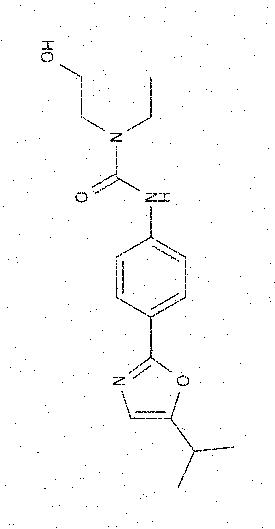
#> input picture Computer Vision/Assignments/assignment2/assets/noisy/chemical/inchi1.png, 275 x 529 px
$ python -i task1.py   (imports and definitions only)
#> lines starting #> are read from the running program, lines starting #| are printed output that depends on the picture; after the words box and inside, x2 and y2 are one past the last pixel; in counts of white or black regions, pixels touching at a corner belong together
import cv2 as cv
import matplotlib.pyplot as plt
import numpy as np


def task1():
    img = cv.imread('./assets/noisy/chemical/inchi1.png', cv.IMREAD_GRAYSCALE)
#> img: shape (529, 275); 98.8% white; black in thin lines or dots
    img = cv.adaptiveThreshold(img, 255, cv.ADAPTIVE_THRESH_GAUSSIAN_C, cv.THRESH_BINARY, 15, 2)

    usingMorphology(img)
#> in usingMorphology, `changedImage = cv.erode(img, kernel, iterations=1)`: changedImage: shape (529, 275); 95.5% white; 198 black regions (183 under 20 px), largest, box (x1, y1, x2, y2) and area: (115, 205, 189, 375) 1502, (120, 390, 235, 489) 816, (91, 145, 141, 195) 429
#> in usingMorphology, `changedImage = cv.dilate(changedImage, kernel, iterations=2)`: changedImage: shape (529, 275); 98.7% white; black in thin lines or dots
    usingSpatialFilters(img)
    usingFrequencyFilters(img)

    # Gets rid of salt and pepper noise the best, but at the same time letters are no longer readable
    gettingRidOfSaltAndPepper(img)

    # In my opinion, this combination of filters gets rid of salt and pepper noise the best
    # and at the same time letters are still readable
    bestPerformant(img)

    addNoiseAndRestore()


def usingMorphology(img):
    kernel = np.ones((3, 3), np.uint8)
    changedImage = cv.erode(img, kernel, iterations=1)

    kernel = np.ones((2, 2), np.uint8)
    changedImage = cv.dilate(changedImage, kernel, iterations=2)

    description = 'One iteration of erosion and two iterations of dilation.' \
                  'Although we could not get rid of pepper noise, ' \
                  'lines and letters are reconstructed better'
    plotAndSaveImage(img, changedImage, 'Morphology applied', 'usingMorphology', description)
#> in plotAndSaveImage, `plt.savefig(f'./generated/task1/{fileName}Plot.png', dpi=300)`:
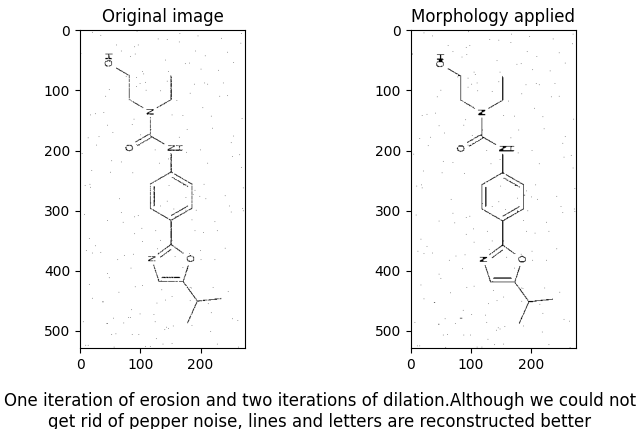
#> figure drawn by matplotlib, 2 panels
    return changedImage


def usingSpatialFilters(img):
    usingMeanFilter(img)
    usingMedianFilter(img)
    usingGaussianFilter(img)
    usingBilateralFilter(img)


def usingFrequencyFilters(img):
    # High pass filter
    genericFrequencyFilter(img, createHighPassFilter, 'High pass filter applied',
                           'usingHighPassFilter')

    # Low pass filter
    genericFrequencyFilter(img, createLowPassFilter, 'Low pass filter applied',
                           'usingLowPassFilter')

    # Band pass filter
    genericFrequencyFilter(img, createBandPassFilter, 'Band pass filter applied',
                           'usingBandPassFilter')


def usingMeanFilter(img):
    changedImage = cv.blur(img, (5, 5))

    plotAndSaveImage(img, changedImage, 'Mean filter applied', 'usingMeanFilter')

    return changedImage


def usingMedianFilter(img):
    # Higher values of ksize result in an almost white image
    changedImage = cv.medianBlur(img, 3)

    plotAndSaveImage(img, changedImage, 'Median filter applied', 'usingMedianFilter')

    return changedImage


def usingGaussianFilter(img):
    changedImage = cv.GaussianBlur(img, (7, 7), 0)

    plotAndSaveImage(img, changedImage, 'Gaussian filter applied', 'usingGaussianFilter')

    return changedImage


def usingBilateralFilter(img):
    changedImage = cv.bilateralFilter(img, 10, 100, 75)

    plotAndSaveImage(img, changedImage, 'Bilateral filter applied', 'usingBilateralFilter')

    return changedImage


def createHighPassFilter(img, fshift, high_cutoff=30, factor=2, **kwargs):
    rows, cols = img.shape
    crow, ccol = rows // 2, cols // 2

    # Create a high-pass filter with a default cutoff frequency of 30
    d = high_cutoff
    n = factor
    highpass = 1 / (1 + (d / np.sqrt((cols - ccol) ** 2 + (rows - crow) ** 2)) ** (2 * n))
    # Apply the filter to the Fourier spectrum
    filtered_spectrum = fshift * highpass
    return filtered_spectrum


def createLowPassFilter(img, fshift, low_cutoff=30, factor=2, **kwargs):
    rows, cols = img.shape
    crow, ccol = rows // 2, cols // 2

    # Create a low-pass filter with a default cutoff frequency of 30
    d = low_cutoff
    n = factor
    lowpass = 1 / (1 + ((np.sqrt((cols - ccol) ** 2 + (rows - crow) ** 2)) / d) ** (2 * n))
    # Apply the filter to the Fourier spectrum
    filtered_spectrum = fshift * lowpass
    return filtered_spectrum


def createBandPassFilter(img, fshift, low_cutoff=10, high_cutoff=80, factor=2):
    rows, cols = img.shape
    crow, ccol = rows // 2, cols // 2

    # Create a bandpass filter with a default lower cutoff frequency of 10 and default upper cutoff frequency of 80
    n = factor
    bandpass = 1 / (1 + (((cols - ccol) ** 2 + (rows - crow) ** 2) / high_cutoff ** 2) ** n) - 1 / (
            1 + (((cols - ccol) ** 2 + (rows - crow) ** 2) / low_cutoff ** 2) ** n)
    # Apply the filter to the Fourier spectrum
    filtered_spectrum = fshift * bandpass
    return filtered_spectrum


def genericFrequencyFilter(img, createFilterFunction, imageTitle, imageFileName, **kwargs):
    f = np.fft.fft2(img)
    fshift = np.fft.fftshift(f)

    filtered_spectrum = createFilterFunction(img, fshift, **kwargs)
    filtered_spectrum_img = np.log(1 + np.abs(filtered_spectrum))

    filtered_shift = np.fft.ifftshift(filtered_spectrum)
    filtered_img = np.fft.ifft2(filtered_shift)
    filtered_img = np.abs(filtered_img)

    plotAndSaveImageFrequencyFilter(img, filtered_spectrum_img, filtered_img, imageTitle,
                                    imageFileName)

    return filtered_img


def gettingRidOfSaltAndPepper(img):
    # Morphology
    kernel = np.ones((3, 3), np.uint8)
    erodeImgae = cv.erode(img, kernel, iterations=1)

    # Median filter
    medianBlur = cv.medianBlur(erodeImgae, 5)

    # Morphology
    diluteKernel = np.ones((2, 2), np.uint8)
    diluteImage = cv.dilate(medianBlur, diluteKernel, iterations=2)

    plt.subplot(1, 4, 1)
    plt.imshow(img, cmap='gray')
    plt.title('Original image')

    plt.subplot(1, 4, 2)
    plt.imshow(erodeImgae, cmap='gray')
    plt.title('Eroded image \n with kernel 3x3')

    plt.subplot(1, 4, 3)
    plt.imshow(medianBlur, cmap='gray')
    plt.title('Median blur \n with kernel 5x5')

    plt.subplot(1, 4, 4)
    plt.imshow(diluteImage, cmap='gray')
    plt.title('Diluted image \n with kernel 2x2 \n twice')

    cv.imwrite(f'generated/task1/gettingRidOfSaltAndPepper.png', diluteImage)

    plt.subplots_adjust(
        left=0.125,
        right=0.9,
        bottom=0.1,
        top=0.9,
        wspace=1,
        hspace=0.7,
    )

    plt.savefig(f'./generated/task1/gettingRidOfSaltAndPepperPlot.png', dpi=300)
    plt.show()


def bestPerformant(img):
    bilateralFilterImg = cv.bilateralFilter(img, 10, 100, 75)

    kernel = np.ones((3, 3), np.uint8)
    erodeImage = cv.erode(bilateralFilterImg, kernel, iterations=1)

    diluteKernel = np.ones((2, 2), np.uint8)
    diluteImage = cv.dilate(erodeImage, diluteKernel, iterations=2)

    plt.subplot(1, 4, 1)
    plt.imshow(img, cmap='gray')
    plt.title('Original image')

    plt.subplot(1, 4, 2)
    plt.imshow(bilateralFilterImg, cmap='gray')
    plt.title('Bilateral filter \n applied')

    plt.subplot(1, 4, 3)
    plt.imshow(erodeImage, cmap='gray')
    plt.title('Eroded image \n with kernel \n 3x3')

    plt.subplot(1, 4, 4)
    plt.imshow(diluteImage, cmap='gray')
    plt.title('Diluted image \n with kernel \n 2x2 twice')

    cv.imwrite(f'generated/task1/bestPerformant.png', diluteImage)

    plt.subplots_adjust(
        left=0.125,
        right=0.9,
        bottom=0.1,
        top=0.9,
        wspace=1,
        hspace=0.7,
    )

    plt.savefig(f'./generated/task1/bestPerformantPlot.png', dpi=300)
    plt.show()


def addNoiseAndRestore():
    img = cv.imread('assets/IMG_4111.jpg')
    img = cv.cvtColor(img, cv.COLOR_RGB2BGR)

    # Add Gaussian noise
    mean = 0
    sigma = 15
    noise = (np.random.normal(mean, sigma, img.shape)).astype('uint8')
    noisy_img = img + noise

    restoreImageBy9 = cv.medianBlur(noisy_img, 9)
    restoreImageBy15 = cv.medianBlur(noisy_img, 15)
    restoreImageBy25 = cv.medianBlur(noisy_img, 25)

    plt.subplot(2, 3, 1)
    plt.imshow(img)
    plt.title('Original image')

    plt.subplot(2, 3, 2)
    plt.imshow(noise)
    plt.title('Noise')

    plt.subplot(2, 3, 3)
    plt.imshow(noisy_img)
    plt.title('Noisy image')

    plt.subplot(2, 3, 4)
    plt.imshow(restoreImageBy9)
    plt.title('Restored image with \n Median Blur \n by 9x9 kernel', wrap=True)

    plt.subplot(2, 3, 5)
    plt.title('Restored image with \n Median Blur \n by 15x15 kernel', wrap=True)
    plt.imshow(restoreImageBy15)

    plt.subplot(2, 3, 6)
    plt.imshow(restoreImageBy25)
    plt.title('Restored image with \n Median Blur \n by 25x25 kernel', wrap=True)

    noisy_img = cv.cvtColor(noisy_img, cv.COLOR_BGR2RGB)
    noise = cv.cvtColor(noise, cv.COLOR_BGR2RGB)
    cv.imwrite(f'generated/task1/noisyImage.jpg', noisy_img)
    cv.imwrite(f'generated/task1/noise.jpg', noise)

    restoreImageBy9 = cv.cvtColor(restoreImageBy9, cv.COLOR_BGR2RGB)
    restoreImageBy15 = cv.cvtColor(restoreImageBy15, cv.COLOR_BGR2RGB)
    restoreImageBy25 = cv.cvtColor(restoreImageBy25, cv.COLOR_BGR2RGB)

    cv.imwrite(f'generated/task1/restoreImageBy9.jpg', restoreImageBy9)
    cv.imwrite(f'generated/task1/restoreImageBy15.jpg', restoreImageBy15)
    cv.imwrite(f'generated/task1/restoreImageBy25.jpg', restoreImageBy25)

    plt.subplots_adjust(
        left=0.125,
        right=0.9,
        bottom=0.1,
        top=0.9,
        wspace=1,
        hspace=0.7,
    )
    plt.savefig(f'./generated/task1/noisyImagePlot.png', dpi=300)
    plt.show()


def plotAndSaveImage(originalImg, changedImage, title, fileName, description=None):
    # Plotting
    plt.subplot(1, 2, 1)
    plt.imshow(originalImg, cmap='gray')
    plt.title('Original image')

    plt.subplot(1, 2, 2)
    plt.imshow(changedImage, cmap='gray')
    plt.title(title)

    if description:
        plt.figtext(0.5, 0.01, description, wrap=True, horizontalalignment='center', fontsize=12)

    cv.imwrite(f'generated/task1/{fileName}.png', changedImage)

    plt.subplots_adjust(
        left=0.125,
        right=0.9,
        bottom=0.1,
        top=0.9,
        wspace=1,
        hspace=0.7,
    )

    plt.savefig(f'./generated/task1/{fileName}Plot.png', dpi=300)
    plt.show()


def plotAndSaveImageFrequencyFilter(originalImg, filterImage, changedImage, title, fileName):
    # Plotting
    plt.subplot(1, 3, 1)
    plt.imshow(originalImg, cmap='gray')
    plt.title('Original image')

    plt.subplot(1, 3, 2)
    plt.imshow(filterImage, cmap='gray')
    plt.title('Filter Visualization')

    plt.subplot(1, 3, 3)
    plt.imshow(changedImage, cmap='gray')
    plt.title(title)

    plt.subplots_adjust(
        left=0.125,
        right=0.9,
        bottom=0.1,
        top=0.9,
        wspace=1,
        hspace=0.7,
    )

    plt.savefig(f'./generated/task1/{fileName}Plot.png', dpi=300)
    plt.show()

>>> result = task1()
#> in usingMedianFilter, `changedImage = cv.medianBlur(img, 3)`: changedImage: shape (529, 275); 99.5% white; black in thin lines or dots, all inside (x1, y1, x2, y2) = (42, 42, 227, 485)
#> in genericFrequencyFilter, `filtered_spectrum_img = np.log(1 + np.abs(filtered_spectrum))`:
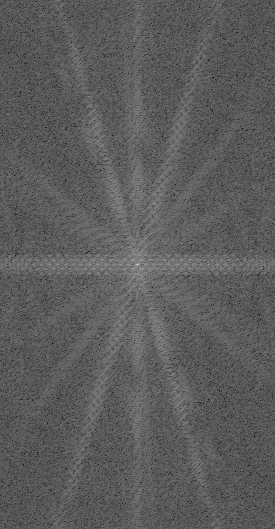
#> filtered_spectrum_img: shape (529, 275) float64; min 3.77, max 17.42, mean 8.72; drawn with min black and max white
#> call 2 of genericFrequencyFilter, with imageTitle = 'Low pass filter applied', imageFileName = 'usingLowPassFilter'
#> in genericFrequencyFilter (call 2), `filtered_spectrum_img = np.log(1 + np.abs(filtered_spectrum))`:
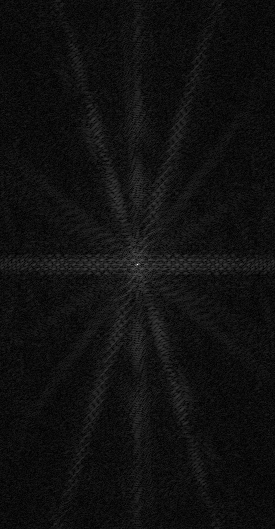
#> filtered_spectrum_img: shape (529, 275) float64; min 0.00428, max 8.22, mean 0.545; drawn with min black and max white
#> call 3 of genericFrequencyFilter, with imageTitle = 'Band pass filter applied', imageFileName = 'usingBandPassFilter'
#> in genericFrequencyFilter (call 3), `filtered_spectrum_img = np.log(1 + np.abs(filtered_spectrum))`:
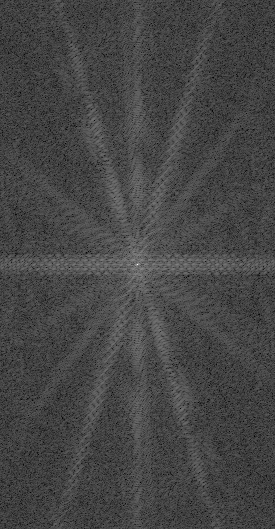
#> filtered_spectrum_img: shape (529, 275) float64; min 0.195, max 12.14, mean 3.48; drawn with min black and max white
#> in gettingRidOfSaltAndPepper, `medianBlur = cv.medianBlur(erodeImgae, 5)`:
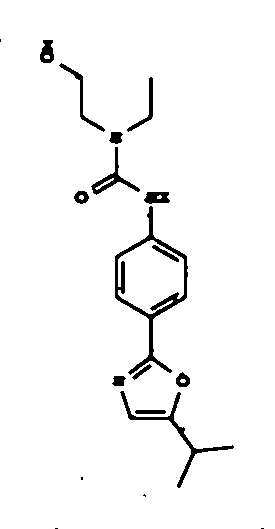
#> medianBlur: shape (529, 275); 96.7% white; 19 black regions (5 under 20 px), largest, box (x1, y1, x2, y2) and area: (115, 206, 188, 375) 1658, (120, 391, 234, 488) 811, (91, 147, 140, 195) 434
#> in gettingRidOfSaltAndPepper, `diluteImage = cv.dilate(medianBlur, diluteKernel, iterations=2)`:
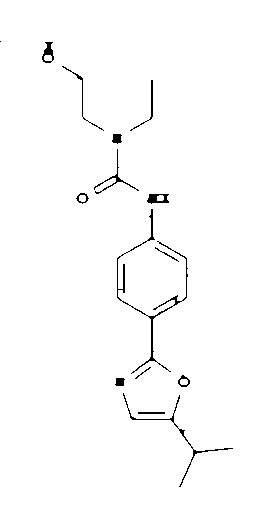
#> diluteImage: shape (529, 275); 98.7% white; black in thin lines or dots, all inside (x1, y1, x2, y2) = (0, 41, 233, 487)
#> in bestPerformant, `erodeImage = cv.erode(bilateralFilterImg, kernel, iterations=1)`:
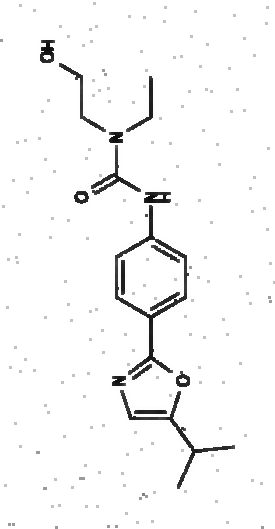
#> erodeImage: shape (529, 275); min 11, max 255, mean 247.1
#> (the run stopped early here; a loop or call above may not have finished)

$ run again, with Computer Vision/Assignments/assignment2/assets/noisy/chemical/inchi2.png copied over Computer Vision/Assignments/assignment2/assets/noisy/chemical/inchi1.png
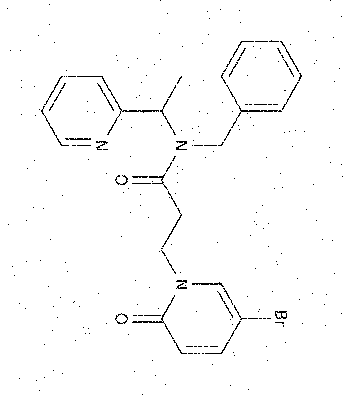
#> input picture Computer Vision/Assignments/assignment2/assets/noisy/chemical/inchi2.png, 343 x 395 px
#> img: shape (395, 343); 98.4% white; black in thin lines or dots
#> in genericFrequencyFilter (call 3), `filtered_spectrum_img = np.log(1 + np.abs(filtered_spectrum))`:
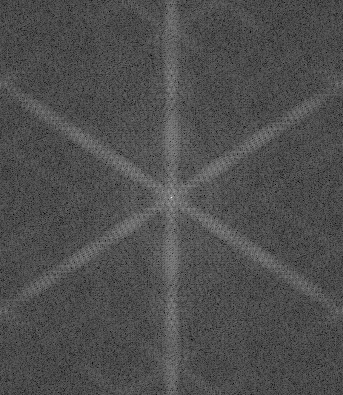
#> filtered_spectrum_img: shape (395, 343) float64; min 0.117, max 12.58, mean 3.97; drawn with min black and max white
#> medianBlur: shape (395, 343); 95.5% white; 29 black regions (10 under 20 px), largest, box (x1, y1, x2, y2) and area: (193, 39, 303, 147) 1175, (39, 75, 183, 147) 1160, (132, 281, 270, 355) 1123
#> in bestPerformant, `erodeImage = cv.erode(bilateralFilterImg, kernel, iterations=1)`:
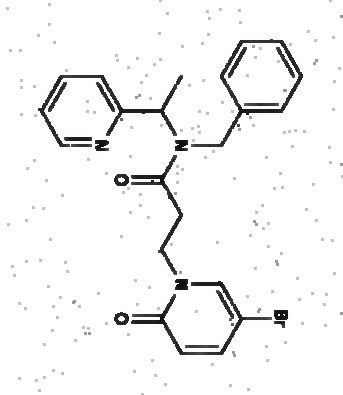
#> erodeImage: shape (395, 343); min 9, max 255, mean 244.5

$ run again, with Computer Vision/Assignments/assignment2/assets/noisy/chemical/inchi3.png copied over Computer Vision/Assignments/assignment2/assets/noisy/chemical/inchi1.png
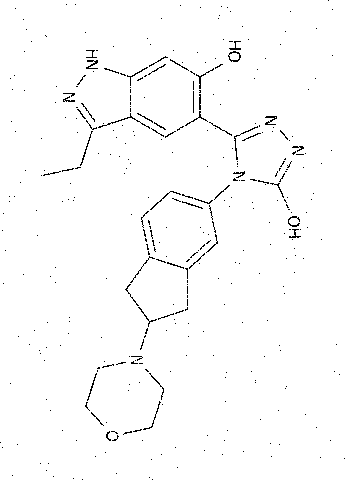
#> input picture Computer Vision/Assignments/assignment2/assets/noisy/chemical/inchi3.png, 345 x 482 px
#> img: shape (482, 345); 98.4% white; black in thin lines or dots
#> in genericFrequencyFilter (call 3), `filtered_spectrum_img = np.log(1 + np.abs(filtered_spectrum))`:
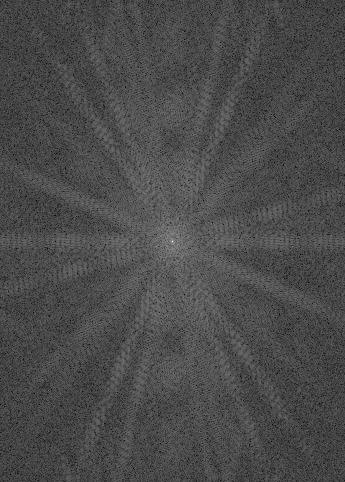
#> filtered_spectrum_img: shape (482, 345) float64; min 0.165, max 12.3, mean 3.75; drawn with min black and max white
#> medianBlur: shape (482, 345); 95.5% white; 30 black regions (7 under 20 px), largest, box (x1, y1, x2, y2) and area: (41, 55, 261, 177) 2096, (124, 184, 230, 350) 1864, (250, 158, 293, 212) 428
#> in bestPerformant, `erodeImage = cv.erode(bilateralFilterImg, kernel, iterations=1)`:
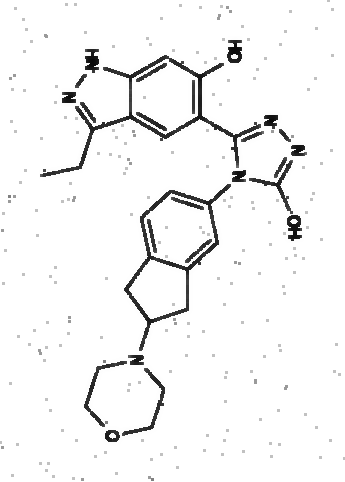
#> erodeImage: shape (482, 345); min 10, max 255, mean 244.4

$ run again, with Computer Vision/Assignments/assignment2/assets/noisy/chemical/inchi6.png copied over Computer Vision/Assignments/assignment2/assets/noisy/chemical/inchi1.png
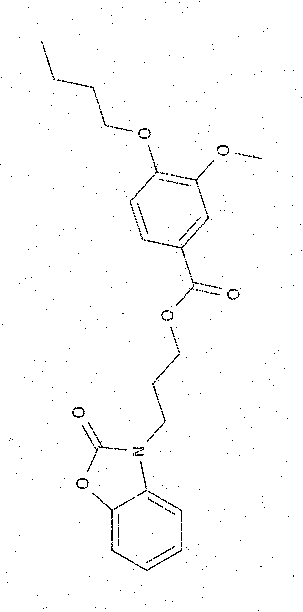
#> input picture Computer Vision/Assignments/assignment2/assets/noisy/chemical/inchi6.png, 303 x 612 px
#> img: shape (612, 303); 98.8% white; black in thin lines or dots
#> medianBlur: shape (612, 303); 96.7% white; 25 black regions (8 under 20 px), largest, box (x1, y1, x2, y2) and area: (129, 145, 222, 306) 1770, (92, 461, 184, 572) 1266, (40, 41, 133, 133) 550
#> in bestPerformant, `erodeImage = cv.erode(bilateralFilterImg, kernel, iterations=1)`:
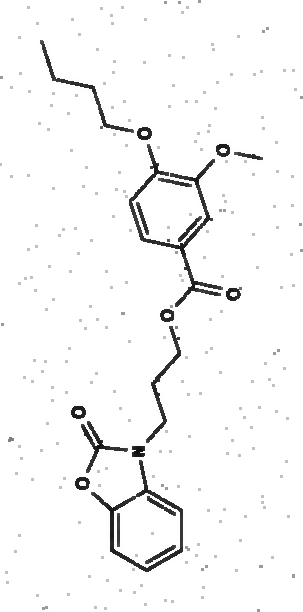
#> erodeImage: shape (612, 303); min 12, max 255, mean 247.2
